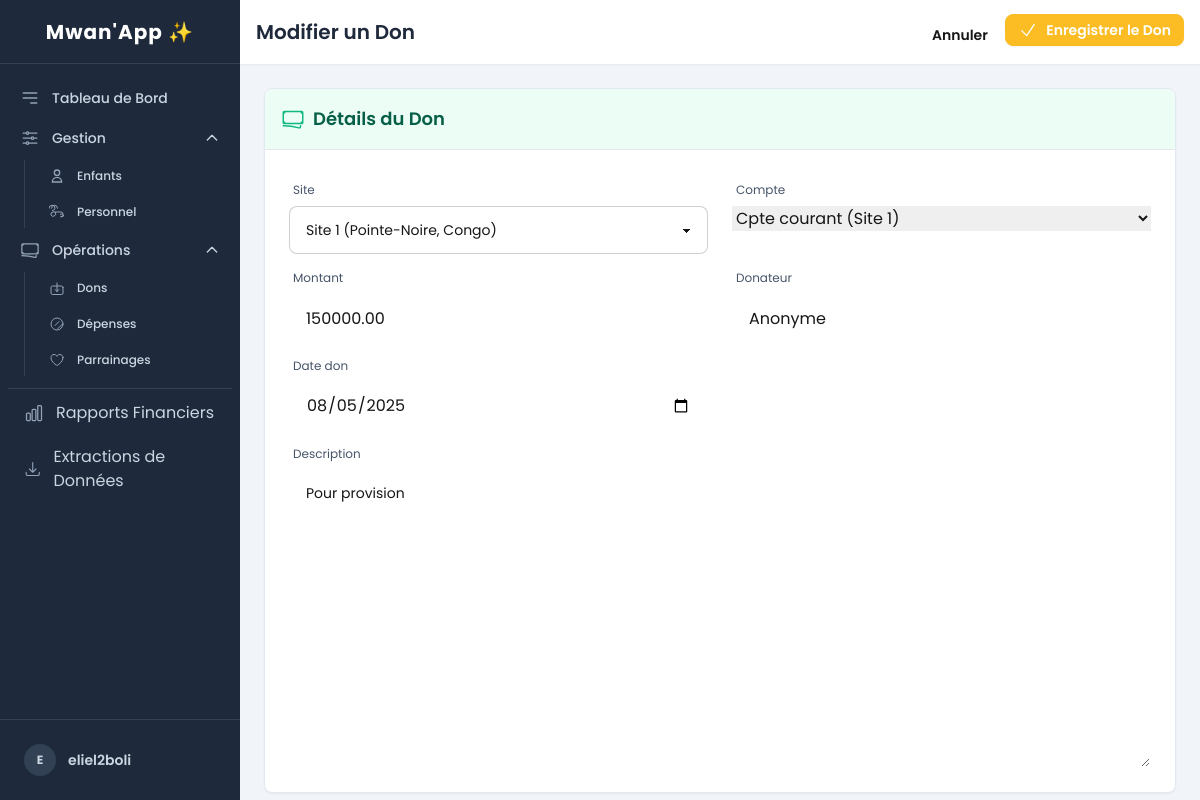
Screenshot of /finances/dons/1/modifier/ (signed in) with the database file from the repository.
### utilisateurs/models.py (models this page shows)
class CustomUser(AbstractUser):
    ROLE_CHOICES = (
        ('directeur', 'Directeur'),
        ('soignant', 'Soignant'),
        ('comptable', 'Comptable'),
    )
    role = models.CharField(max_length=20, choices=ROLE_CHOICES)
    site = models.ForeignKey(SiteOrphelinat, on_delete=models.PROTECT, null=True, blank=True)

### gestion_financiere/models.py (models this page shows, shortened)
class Don(models.Model):
    compte = models.ForeignKey(CompteFinancier, on_delete=models.PROTECT)
    site = models.ForeignKey(SiteOrphelinat, on_delete=models.PROTECT)
    site = models.ForeignKey(SiteOrphelinat, on_delete=models.PROTECT)
    montant = models.DecimalField(max_digits=10, decimal_places=2)
    donateur = models.CharField(max_length=200, blank=True, default="Anonyme")
    date_don = models.DateField()
    description = models.TextField(blank=True)
    is_active = models.BooleanField(default=True)

### gestion_financiere/views.py (the view, shortened to what this page needs)
# urls.py: path('dons/<int:pk>/modifier/', DonUpdateView.as_view(), name='don_update'),
class DonUpdateView(LoginRequiredMixin, UpdateView):
    model = Don
    form_class = DonForm
    template_name = 'gestion_financiere/don_form.html'
    success_url = reverse_lazy('gestion_financiere:don_list')
    def get_form_kwargs(self):
        kwargs = super().get_form_kwargs()
        kwargs['user'] = self.request.user
        return kwargs

### gestion_financiere/models.py (called while the page is built)
    def __str__(self):
        return f"{self.nom} ({self.site.nom})"

### sites_gestion/models.py (called while the page is built)
    def __str__(self):
        return f"{self.nom} ({self.ville}, {self.pays})"

### templates/gestion_financiere/don_form.html (shortened to what this page needs)
{% extends 'base.html' %}
{% block page_title %}
    {% if object %}Modifier un Don{% else %}Enregistrer un Don{% endif %}
{% endblock %}
{% block page_actions %}
    <a href="{% url 'gestion_financiere:don_list' %}" class="btn btn-ghost btn-sm">Annuler</a>
    <button type="submit" form="don-form" class="btn btn-warning btn-sm text-white">
        <svg xmlns="http://www.w3.org/2000/svg" fill="none" viewBox="0 0 24 24" stroke-width="1.5" stroke="currentColor" class="w-5 h-5"><path stroke-linecap="round" stroke-linejoin="round" d="M4.5 12.75l6 6 9-13.5" /></svg>
        Enregistrer le Don
    </button>
{% endblock %}
{% block content %}
<form method="post" id="don-form" class="bg-white p-6 rounded-lg shadow-sm border border-slate-200">
    <div class="p-4 bg-emerald-50 border-b rounded-t-lg -m-6 mb-6">
        <h2 class="text-lg font-semibold text-emerald-800 flex items-center gap-2">
            Détails du Don
        </h2>
    </div>
    <div class="grid grid-cols-1 md:grid-cols-2 gap-x-6 gap-y-2">
        {% for field in form %}
        <div class="form-control w-full {% if field.name == 'description' %}md:col-span-2{% endif %}">
            <label for="{{ field.id_for_label }}" class="label">
                <span class="label-text text-slate-600 text-xs">{{ field.label }}</span>
            </label>
            {{ field }}
        </div>
        {% endfor %}
    </div>
</form>
{% endblock %}

### templates/base.html (shortened to what this page needs)
{% load static %}
<!DOCTYPE html>
<html lang="fr">
<head>
    <link href="{% static 'css/output.css' %}" rel="stylesheet">
</head>
<body class="bg-slate-100 font-sans antialiased">
    <div x-data="{ sidebarOpen: false }" @keydown.escape.window="sidebarOpen = false" class="flex h-screen bg-slate-100">
        <aside class="w-60 flex-shrink-0 bg-slate-800 text-white flex flex-col fixed inset-y-0 left-0 z-30 transition-transform duration-300 ease-in-out md:relative md:translate-x-0"
               :class="sidebarOpen ? 'translate-x-0' : '-translate-x-full'">
            <div class="h-16 flex items-center justify-center px-4 border-b border-slate-700">
                <h1 class="text-xl font-bold text-white tracking-wider">Mwan'App ✨</h1>
            </div>
            <nav class="flex-1 px-2 py-4 space-y-1">
                <a href="{% url 'dashboard:home' %}" class="group flex items-center px-3 py-2 text-sm font-medium text-slate-300 hover:bg-slate-700 hover:text-white rounded-lg">
                    <svg class="h-5 w-5 mr-3 text-slate-400" xmlns="http://www.w3.org/2000/svg" fill="none" viewBox="0 0 24 24" stroke="currentColor"><path stroke-linecap="round" stroke-linejoin="round" stroke-width="2" d="M4 6h16M4 12h16m-7 6h7"></path></svg>
                    Tableau de Bord
                </a>
                <div x-data="{ open: true }">
                    <button @click="open = !open" class="w-full flex justify-between items-center px-3 py-2 text-sm font-medium text-slate-300 hover:bg-slate-700 hover:text-white rounded-lg group">
                        <span class="flex items-center">
                            Gestion
                        </span>
                        <svg class="h-4 w-4 transform transition-transform" :class="{'rotate-180': open}" xmlns="http://www.w3.org/2000/svg" fill="none" viewBox="0 0 24 24" stroke="currentColor"><path stroke-linecap="round" stroke-linejoin="round" stroke-width="2" d="M19 9l-7 7-7-7" /></svg>
                    </button>
                    <div x-show="open" x-transition class="mt-1 ml-4 pl-3 border-l border-slate-700 space-y-1">
                        <a href="{% url 'enfants_gestion:enfant_list' %}" class="group flex items-center px-3 py-2 text-xs font-medium text-slate-300 hover:bg-slate-700 hover:text-white rounded-lg">
                           <svg class="h-4 w-4 mr-3 text-slate-400" xmlns="http://www.w3.org/2000/svg" fill="none" viewBox="0 0 24 24" stroke="currentColor"><path stroke-linecap="round" stroke-linejoin="round" stroke-width="2" d="M16 7a4 4 0 11-8 0 4 4 0 018 0zM12 14a7 7 0 00-7 7h14a7 7 0 00-7-7z" /></svg>
                            Enfants
                        </a>
                        <a href="#" class="group flex items-center px-3 py-2 text-xs font-medium text-slate-300 hover:bg-slate-700 hover:text-white rounded-lg">
                            Personnel
                        </a>
                    </div>
                </div>
                <div x-data="{ open: true }">
                    <button @click="open = !open" class="w-full flex justify-between items-center px-3 py-2 text-sm font-medium text-slate-300 hover:bg-slate-700 hover:text-white rounded-lg group">
                        <span class="flex items-center">
                            Opérations
                        </span>
                        <svg class="h-4 w-4 transform transition-transform" :class="{'rotate-180': open}" xmlns="http://www.w3.org/2000/svg" fill="none" viewBox="0 0 24 24" stroke="currentColor"><path stroke-linecap="round" stroke-linejoin="round" stroke-width="2" d="M19 9l-7 7-7-7" /></svg>
                    </button>
                    <div x-show="open" x-transition class="mt-1 ml-4 pl-3 border-l border-slate-700 space-y-1">
                        <a href="{% url 'gestion_financiere:don_list' %}" class="group flex items-center px-3 py-2 text-xs font-medium text-slate-300 hover:bg-slate-700 hover:text-white rounded-lg">
                           Dons
                        </a>
                        <a href="{% url 'gestion_financiere:depense_list' %}" class="group flex items-center px-3 py-2 text-xs font-medium text-slate-300 hover:bg-slate-700 hover:text-white rounded-lg">
                            <svg class="h-4 w-4 mr-3 text-slate-400" xmlns="http://www.w3.org/2000/svg" fill="none" viewBox="0 0 24 24" stroke-width="1.5" stroke="currentColor"><path stroke-linecap="round" stroke-linejoin="round" d="M9 14.25l6-6m4.5 4.5l-6 6M21 12a9 9 0 11-18 0 9 9 0 0118 0z" /></svg>
                            Dépenses
                        </a>
                        <a href="#" class="group flex items-center px-3 py-2 text-xs font-medium text-slate-300 hover:bg-slate-700 hover:text-white rounded-lg">
                            Parrainages
                        </a>
                    </div>
                </div>
                <div class="pt-2"><div class="border-t border-slate-700"></div></div>
                <a href="{% url 'gestion_financiere:rapport_financier' %}" class="group flex items-center px-4 py-2 text-slate-300 hover:bg-slate-700 hover:text-white rounded-lg">
                    Rapports Financiers
                </a>
                <a href="{% url 'enfants_gestion:enfant_export' %}" class="group flex items-center px-4 py-2 text-slate-300 hover:bg-slate-700 hover:text-white rounded-lg">
                    Extractions de Données
                </a>
            </nav>
            <div class="relative border-t border-slate-700 p-4" x-data="{ open: false }">
                <button @click="open = !open" class="w-full flex items-center p-2 text-sm text-slate-300 hover:bg-slate-700 rounded-lg text-left group">
                    <span class="flex-shrink-0 w-8 h-8 rounded-full bg-slate-700 flex items-center justify-center"><span class="font-bold text-xs">{{ user.username|first|upper }}</span></span>
                    <span class="ml-3 truncate"><span class="block font-semibold">{{ user.username }}</span></span>
                </button>
            </div>
        </aside>
        <div class="flex-1 flex flex-col overflow-hidden">
            <header class="bg-white shadow-sm p-4 flex justify-between items-center h-16">
                <div>
                    <h2 class="text-xl font-semibold text-slate-800">{% block page_title %}Tableau de bord{% endblock %}</h2>
                </div>
                <div class="ml-auto flex items-center space-x-4">
                    <div class="hidden sm:block">{% block page_actions %}{% endblock %}</div>
                </div>
            </header>
            <main class="flex-1 overflow-y-auto p-6">
                {% block content %}{% endblock %}
            </main>
        </div>
    </div>
</body>
</html>

### rows the page displays
CustomUser: username|first "E", username "eliel2boli"
Don: form "Site 1 (Pointe-Noire, Congo)" "Cpte courant (Site 1)" "150000.00" "Anonyme" "08/05/2025" "Pour provision"

### other values shown
{{ field.label }} "Site" "Compte" "Montant" "Donateur" "Date don" "Description"
